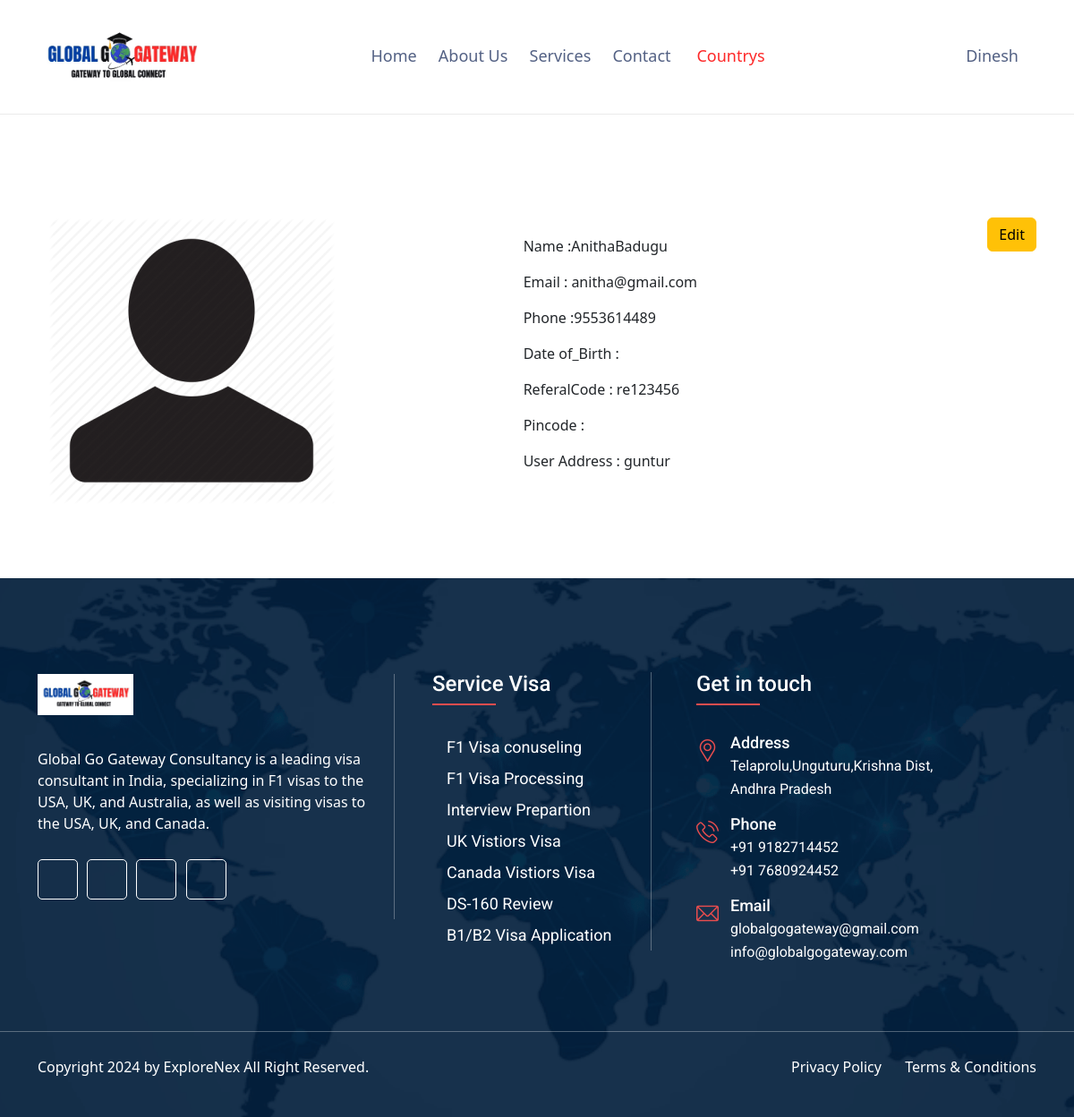
The app's page /profile_view/7/ (signed in) with its own data.
### app/models.py (models this page shows, shortened)
class Users(AbstractBaseUser, PermissionsMixin):
    email = models.EmailField(unique=True)
    username = models.CharField(max_length=100, unique=True)
    phone = models.CharField(max_length=20, unique=True)
    first_name = models.CharField(max_length=100, blank=True, null=True)
    last_name = models.CharField(max_length=100, blank=True, null=True)
    date_of_birth = models.DateField(blank=True, null=True)
    profile_image = models.ImageField(upload_to='profile_images/', blank=True, null=True)
    referal_code  = models.CharField(max_length=100,blank=True, null=True)
    pincode = models.IntegerField(blank=True, null=True)
    address = models.TextField(blank=True, null=True)
    videos_show = models.BooleanField(default=True)
    created_at = models.DateTimeField(auto_now_add=True)
    updated_at = models.DateTimeField(auto_now=True)
    VISIBLE = True
    HIDDEN = False
    VISIBILITY_CHOICES = [
        (VISIBLE, 'Visible'),
        (HIDDEN, 'Hidden'),
    ]
    videos_show = models.BooleanField(choices=VISIBILITY_CHOICES, default=VISIBLE)
    is_active = models.BooleanField(default=True)
    is_staff = models.BooleanField(default=False)
    USERNAME_FIELD = 'email'
    REQUIRED_FIELDS = ['username', 'phone']
    objects = UserManager()
    otp = models.IntegerField(blank=True, null=True)
    role = models.CharField(choices=user_roles,max_length=100,null=True,blank=True,default='admin')

### app/views.py (the view)
# urls.py: path('profile_view/<int:user_id>/',staff_details, name="profile_view"),
@login_required
def staff_details(request, user_id):
    context = {}
    try:
        context['user'] = Users.objects.filter(id=user_id).first()
        return render(request, 'uifiles/staff_details.html',context)
    except template.TemplateDoesNotExist:
        html_template = loader.get_template('uifiles/page-404.html',context)
        return HttpResponse(html_template.render(context, request))
    except:
        html_template = loader.get_template('uifiles/page-500.html')
        return HttpResponse(html_template.render(context, request))

### templates/uifiles/staff_details.html
{% extends 'uifiles/base.html' %}
{% load static %}
{% block content %}
        <section class="whyChose01">
            <div class="container">
                <div class="price-btn blue" style="float: right;">
                    <a class="blue btn btn-warning" href="/update_profile_details/{{ user.id}}/">Edit</a>
                </div>
                <div class="row">
                    <div class="col-lg-6">
                        <div class="mapThumb1">
                            <img src="{{ user.profile_image.url }}" alt="ImmiPress">
                        </div>
                    </div>
                    <div class="col-lg-6 my-auto">
                        <div class="staf_details">
                            <p>Name           <span>:</span>{{ user.first_name|default:'' }}{{ user.last_name|default:'' }}</p>
                            <p>Email          <span>:</span> {{ user.email|default:''}}</p>
                            <p>Phone          <span>:</span>{{ user.phone|default:'' }}</p>
                            <p>Date of_Birth  <span>:</span> {{ user.date_of_birth|default:'' }}</p>
                            <p>ReferalCode    <span>:</span> {{ user.referal_code|default:''}}</p>
                            <p>Pincode        <span>:</span>{{ user.pincode|default:'' }}</p>
                            <p>User Address   <span>:</span> {{ user.address|default:'' }}</p>
                    </div>
                    </div>
                </div>
            </div>
        </section>
{% endblock %}

### templates/uifiles/base.html (shortened to what this page needs)
{% load static %}
<!DOCTYPE html>
<html class="no-js" lang="en">
    <head>
        <link rel="stylesheet" href="{% static 'assets/css/bootstrap.css' %}">
        <link rel="stylesheet" href="{% static 'assets/css/animate.css' %}">
        <link rel="stylesheet" href="{% static 'assets/css/fontawesome-all.css' %}">
        <link rel="stylesheet" href="{% static 'assets/css/flaticon.css' %}">
        <link rel="stylesheet" href="{% static 'assets/css/owl.theme.default.min.css' %}">
        <link rel="stylesheet" href="{% static 'assets/css/owl.carousel.min.css' %}">
        <link rel="stylesheet" href="{% static 'assets/css/lightcase.css' %}">
        <link rel="stylesheet" href="{% static 'assets/css/nice-select.css' %}">
        <link rel="stylesheet" href="{% static 'assets/css/main.css' %}">
        <link rel="stylesheet" href="{% static 'assets/css/stepform.css' %}">
        <link rel="stylesheet" href="{% static 'assets/css/model.css' %}">
        <link rel="stylesheet" type="text/css" href="https://cdn.datatables.net/2.0.3/css/dataTables.bootstrap5.css">
        <link rel="stylesheet" type="text/css" href="https://cdnjs.cloudflare.com/ajax/libs/twitter-bootstrap/5.3.0/css/bootstrap.min.css">
        <link rel="stylesheet" type="text/css" href="https://cdn.datatables.net/buttons/2.2.2/css/buttons.dataTables.min.css">
    </head>
    <body >
        <header class="header03 isSticky">
            <div class="container">
                <div class="row">
                    <div class="col-lg-12">
                        <div class="header01Inner">
                            <div class="logo01" >
                                <a href="/">
                                    <img src="{% static 'assets/images/bg/logo.gif' %}" style="height: 80px;" alt="ImmiPress"/>
                                </a>
                            </div>
                            <div>
                                <nav class="mainMenu">
                                    <ul class="sub-menu">
                                        <li><a href="/">Home</a></li>
                                        <li><a href="/about/">About Us</a></li>
                                        <li><a href="/services/">Services</a></li>
                                        <li><a href="/contactus/">Contact</a></li>
                                        {% if request.user.is_authenticated and request.user.role == 'staff' %}
                                        <li><a href="/staff_view/" style="color:#FD2929 ;">&nbsp;Countrys</a></li>
                                        {% endif %}
                                    </ul>
                                </nav>
                            </div>
                            <div>
                                <nav class="mainMenu">
                                    <ul class="sub-menu">
                                        <li class="">
                                            {% if request.user.is_authenticated %}
                                            <a href=""><i class="fas fa-brands fa-user"></i>&nbsp;{{ request.user.username }}</a>
                                            {% else %}
                                            <a href="/login/" style="font-weight: 400; font-size: medium;"><i class="fas fa-brands fa-user">&nbsp;Login</i></a>
                                            {% endif %}
                                        </li>
                                    </ul>
                                </nav>
                            </div>
                        </div>
                    </div>
                </div>
            </div>
        </header>
        {% block content %}
        {% endblock %}
        <footer class="footer_02"  style="background-image:url(../../static/assets/images/bg/login-bg.png);">
            <div class="container">
                <div class="row">
                    <div class="col-lg-4 col-md-5">
                        <aside class="aboutWidget">
                            <a href="index.html"><img src="{% static 'assets/images/bg/logo.gif' %}" alt="ImmiPress"/></a>
                           <p>Global Go Gateway Consultancy is a leading visa consultant in India, specializing in F1 visas to the USA, UK, and Australia, as well as visiting visas to the USA, UK, and Canada.</p>
                            <div class="abSocial">
                                <a href="javascript:void(0);"><i class="fa-brands fa-facebook-f"></i></a>
                                <a href="javascript:void(0);"><i class="fa-brands fa-twitter"></i></a>
                                <a href="javascript:void(0);"><i class="fa-brands fa-instagram"></i></a>
                                <a href="javascript:void(0);"><i class="fa-brands fa-dribbble"></i></a>
                            </div>
                        </aside>
                    </div>
                    <div class="col-lg-4 col-md-7">
                        <aside class="widget serviceMenu">
                            <h3 class="widgetTitle">Service Visa</h3>
                            <ul class="menu">
                                <li><a href="/services/">F1 Visa conuseling</a></li>
                                <li><a href="/services/">F1 Visa Processing</a></li>
                                <li><a href="/services/">Interview Prepartion</a></li>
                                <li><a href="/services/">UK Vistiors Visa</a></li>
                                <li><a href="/services/">Canada Vistiors Visa</a></li>
                                <li><a href="/services/">DS-160 Review</a></li>
                                <li><a href="/services/">B1/B2 Visa Application </a></li>
                            </ul>
                        </aside>
                    </div>
                    <div class="col-lg-4 col-md-6">
                        <aside class="contactWidget">
                            <h3 class="widgetTitle">Get in touch</h3>
                            <div class="iconBox01">
                                <div class="ibBox"><i class="flaticon-placeholder"></i></div>
                                <h3 class="ibTitle">Address</h3>
                                <p>Telaprolu,Unguturu,Krishna Dist,<br>Andhra Pradesh</p>
                            </div>
                            <div class="iconBox01">
                                <div class="ibBox"><i class="flaticon-phone-call"></i></div>
                                <h3 class="ibTitle">Phone</h3>
                                <p>+91 9182714452 <br> +91 7680924452</p>
                            </div>
                            <div class="iconBox01">
                                <div class="ibBox"><i class="flaticon-email-1"></i></div>
                                <h3 class="ibTitle">Email</h3>
                                <p>globalgogateway@gmail.com</p>
                                <p>info@globalgogateway.com</p>
                            </div>
                        </aside>
                    </div>
                </div>
            </div>
            <div class="container-fluid">
                <div class="row">
                    <div class="col-lg-12"><div class="brhr"></div></div>
                </div>
            </div>
            <div class="container">
                <div class="row">
                    <div class="col-md-6">
                        <p class="copyright">Copyright 2024 by ExploreNex All Right Reserved.</p>
                    </div>
                    <div class="col-md-6">
                        <div class="crMenu">
                            <ul class="menu">
                                <li><a href="javascript:void(0);">Privacy Policy</a></li>
                                <li><a href="javascript:void(0);">Terms & Conditions</a></li>
                            </ul>
                        </div>
                    </div>
                </div>
            </div>
        </footer>
    </body>
</html>

### records on screen
Users: user.username "Dinesh"
Users: profile_image (placeholder picture), first_name "Anitha", last_name "Badugu", email "anitha@gmail.com", phone "9553614489", referal_code "re123456", address "guntur"
